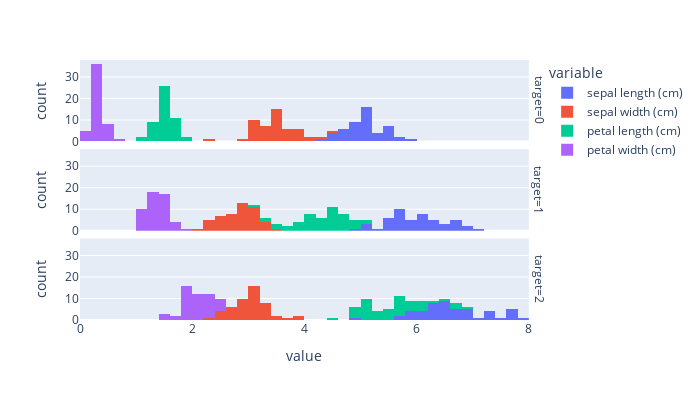

The notebook cell this image was saved under:
### Code cell
px.histogram(cf, cf.columns[:-1] , facet_row="target" , nbins=40 , width =700 , height = 400 , barmode="relative" )

### Figure 1 — Plotly figure (JSON) as saved in the notebook; plotly's stock layout.template omitted (floating-point values rounded to 4 significant figures)
{"data": [{"alignmentgroup": "True", "bingroup": "x", "hovertemplate": "variable=sepal length (cm)<br>target=0<br>value=%{x}<br>count=%{y}<extra></extra>", "legendgroup": "sepal length (cm)", "marker": {"color": "#636efa"}, "name": "sepal length (cm)", "nbinsx": 40, "offsetgroup": "sepal length (cm)", "orientation": "v", "showlegend": true, "type": "histogram", "x": [5.1, 4.9, 4.7, 4.6, 5, 5.4, 4.6, 5, 4.4, 4.9, 5.4, 4.8, 4.8, 4.3, 5.8, 5.7, 5.4, 5.1, 5.7, 5.1, 5.4, 5.1, 4.6, 5.1, 4.8, 5, 5, 5.2, 5.2, 4.7, 4.8, 5.4, 5.2, 5.5, 4.9, 5, 5.5, 4.9, 4.4, 5.1, 5, 4.5, 4.4, 5, 5.1, 4.8, 5.1, 4.6, 5.3, 5], "xaxis": "x3", "yaxis": "y3"}, {"alignmentgroup": "True", "bingroup": "x", "hovertemplate": "variable=sepal length (cm)<br>target=1<br>value=%{x}<br>count=%{y}<extra></extra>", "legendgroup": "sepal length (cm)", "marker": {"color": "#636efa"}, "name": "sepal length (cm)", "nbinsx": 40, "offsetgroup": "sepal length (cm)", "orientation": "v", "showlegend": false, "type": "histogram", "x": [7, 6.4, 6.9, 5.5, 6.5, 5.7, 6.3, 4.9, 6.6, 5.2, 5, 5.9, 6, 6.1, 5.6, 6.7, 5.6, 5.8, 6.2, 5.6, 5.9, 6.1, 6.3, 6.1, 6.4, 6.6, 6.8, 6.7, 6, 5.7, 5.5, 5.5, 5.8, 6, 5.4, 6, 6.7, 6.3, 5.6, 5.5, 5.5, 6.1, 5.8, 5, 5.6, 5.7, 5.7, 6.2, 5.1, 5.7], "xaxis": "x2", "yaxis": "y2"}, {"alignmentgroup": "True", "bingroup": "x", "hovertemplate": "variable=sepal length (cm)<br>target=2<br>value=%{x}<br>count=%{y}<extra></extra>", "legendgroup": "sepal length (cm)", "marker": {"color": "#636efa"}, "name": "sepal length (cm)", "nbinsx": 40, "offsetgroup": "sepal length (cm)", "orientation": "v", "showlegend": false, "type": "histogram", "x": [6.3, 5.8, 7.1, 6.3, 6.5, 7.6, 4.9, 7.3, 6.7, 7.2, 6.5, 6.4, 6.8, 5.7, 5.8, 6.4, 6.5, 7.7, 7.7, 6, 6.9, 5.6, 7.7, 6.3, 6.7, 7.2, 6.2, 6.1, 6.4, 7.2, 7.4, 7.9, 6.4, 6.3, 6.1, 7.7, 6.3, 6.4, 6, 6.9, 6.7, 6.9, 5.8, 6.8, 6.7, 6.7, 6.3, 6.5, 6.2, 5.9], "xaxis": "x", "yaxis": "y"}, {"alignmentgroup": "True", "bingroup": "x", "hovertemplate": "variable=sepal width (cm)<br>target=0<br>value=%{x}<br>count=%{y}<extra></extra>", "legendgroup": "sepal width (cm)", "marker": {"color": "#EF553B"}, "name": "sepal width (cm)", "nbinsx": 40, "offsetgroup": "sepal width (cm)", "orientation": "v", "showlegend": true, "type": "histogram", "x": [3.5, 3, 3.2, 3.1, 3.6, 3.9, 3.4, 3.4, 2.9, 3.1, 3.7, 3.4, 3, 3, 4, 4.4, 3.9, 3.5, 3.8, 3.8, 3.4, 3.7, 3.6, 3.3, 3.4, 3, 3.4, 3.5, 3.4, 3.2, 3.1, 3.4, 4.1, 4.2, 3.1, 3.2, 3.5, 3.6, 3, 3.4, 3.5, 2.3, 3.2, 3.5, 3.8, 3, 3.8, 3.2, 3.7, 3.3], "xaxis": "x3", "yaxis": "y3"}, {"alignmentgroup": "True", "bingroup": "x", "hovertemplate": "variable=sepal width (cm)<br>target=1<br>value=%{x}<br>count=%{y}<extra></extra>", "legendgroup": "sepal width (cm)", "marker": {"color": "#EF553B"}, "name": "sepal width (cm)", "nbinsx": 40, "offsetgroup": "sepal width (cm)", "orientation": "v", "showlegend": false, "type": "histogram", "x": [3.2, 3.2, 3.1, 2.3, 2.8, 2.8, 3.3, 2.4, 2.9, 2.7, 2, 3, 2.2, 2.9, 2.9, 3.1, 3, 2.7, 2.2, 2.5, 3.2, 2.8, 2.5, 2.8, 2.9, 3, 2.8, 3, 2.9, 2.6, 2.4, 2.4, 2.7, 2.7, 3, 3.4, 3.1, 2.3, 3, 2.5, 2.6, 3, 2.6, 2.3, 2.7, 3, 2.9, 2.9, 2.5, 2.8], "xaxis": "x2", "yaxis": "y2"}, {"alignmentgroup": "True", "bingroup": "x", "hovertemplate": "variable=sepal width (cm)<br>target=2<br>value=%{x}<br>count=%{y}<extra></extra>", "legendgroup": "sepal width (cm)", "marker": {"color": "#EF553B"}, "name": "sepal width (cm)", "nbinsx": 40, "offsetgroup": "sepal width (cm)", "orientation": "v", "showlegend": false, "type": "histogram", "x": [3.3, 2.7, 3, 2.9, 3, 3, 2.5, 2.9, 2.5, 3.6, 3.2, 2.7, 3, 2.5, 2.8, 3.2, 3, 3.8, 2.6, 2.2, 3.2, 2.8, 2.8, 2.7, 3.3, 3.2, 2.8, 3, 2.8, 3, 2.8, 3.8, 2.8, 2.8, 2.6, 3, 3.4, 3.1, 3, 3.1, 3.1, 3.1, 2.7, 3.2, 3.3, 3, 2.5, 3, 3.4, 3], "xaxis": "x", "yaxis": "y"}, {"alignmentgroup": "True", "bingroup": "x", "hovertemplate": "variable=petal length (cm)<br>target=0<br>value=%{x}<br>count=%{y}<extra></extra>", "legendgroup": "petal length (cm)", "marker": {"color": "#00cc96"}, "name": "petal length (cm)", "nbinsx": 40, "offsetgroup": "petal length (cm)", "orientation": "v", "showlegend": true, "type": "histogram", "x": [1.4, 1.4, 1.3, 1.5, 1.4, 1.7, 1.4, 1.5, 1.4, 1.5, 1.5, 1.6, 1.4, 1.1, 1.2, 1.5, 1.3, 1.4, 1.7, 1.5, 1.7, 1.5, 1, 1.7, 1.9, 1.6, 1.6, 1.5, 1.4, 1.6, 1.6, 1.5, 1.5, 1.4, 1.5, 1.2, 1.3, 1.4, 1.3, 1.5, 1.3, 1.3, 1.3, 1.6, 1.9, 1.4, 1.6, 1.4, 1.5, 1.4], "xaxis": "x3", "yaxis": "y3"}, {"alignmentgroup": "True", "bingroup": "x", "hovertemplate": "variable=petal length (cm)<br>target=1<br>value=%{x}<br>count=%{y}<extra></extra>", "legendgroup": "petal length (cm)", "marker": {"color": "#00cc96"}, "name": "petal length (cm)", "nbinsx": 40, "offsetgroup": "petal length (cm)", "orientation": "v", "showlegend": false, "type": "histogram", "x": [4.7, 4.5, 4.9, 4, 4.6, 4.5, 4.7, 3.3, 4.6, 3.9, 3.5, 4.2, 4, 4.7, 3.6, 4.4, 4.5, 4.1, 4.5, 3.9, 4.8, 4, 4.9, 4.7, 4.3, 4.4, 4.8, 5, 4.5, 3.5, 3.8, 3.7, 3.9, 5.1, 4.5, 4.5, 4.7, 4.4, 4.1, 4, 4.4, 4.6, 4, 3.3, 4.2, 4.2, 4.2, 4.3, 3, 4.1], "xaxis": "x2", "yaxis": "y2"}, {"alignmentgroup": "True", "bingroup": "x", "hovertemplate": "variable=petal length (cm)<br>target=2<br>value=%{x}<br>count=%{y}<extra></extra>", "legendgroup": "petal length (cm)", "marker": {"color": "#00cc96"}, "name": "petal length (cm)", "nbinsx": 40, "offsetgroup": "petal length (cm)", "orientation": "v", "showlegend": false, "type": "histogram", "x": [6, 5.1, 5.9, 5.6, 5.8, 6.6, 4.5, 6.3, 5.8, 6.1, 5.1, 5.3, 5.5, 5, 5.1, 5.3, 5.5, 6.7, 6.9, 5, 5.7, 4.9, 6.7, 4.9, 5.7, 6, 4.8, 4.9, 5.6, 5.8, 6.1, 6.4, 5.6, 5.1, 5.6, 6.1, 5.6, 5.5, 4.8, 5.4, 5.6, 5.1, 5.1, 5.9, 5.7, 5.2, 5, 5.2, 5.4, 5.1], "xaxis": "x", "yaxis": "y"}, {"alignmentgroup": "True", "bingroup": "x", "hovertemplate": "variable=petal width (cm)<br>target=0<br>value=%{x}<br>count=%{y}<extra></extra>", "legendgroup": "petal width (cm)", "marker": {"color": "#ab63fa"}, "name": "petal width (cm)", "nbinsx": 40, "offsetgroup": "petal width (cm)", "orientation": "v", "showlegend": true, "type": "histogram", "x": [0.2, 0.2, 0.2, 0.2, 0.2, 0.4, 0.3, 0.2, 0.2, 0.1, 0.2, 0.2, 0.1, 0.1, 0.2, 0.4, 0.4, 0.3, 0.3, 0.3, 0.2, 0.4, 0.2, 0.5, 0.2, 0.2, 0.4, 0.2, 0.2, 0.2, 0.2, 0.4, 0.1, 0.2, 0.2, 0.2, 0.2, 0.1, 0.2, 0.2, 0.3, 0.3, 0.2, 0.6, 0.4, 0.3, 0.2, 0.2, 0.2, 0.2], "xaxis": "x3", "yaxis": "y3"}, {"alignmentgroup": "True", "bingroup": "x", "hovertemplate": "variable=petal width (cm)<br>target=1<br>value=%{x}<br>count=%{y}<extra></extra>", "legendgroup": "petal width (cm)", "marker": {"color": "#ab63fa"}, "name": "petal width (cm)", "nbinsx": 40, "offsetgroup": "petal width (cm)", "orientation": "v", "showlegend": false, "type": "histogram", "x": [1.4, 1.5, 1.5, 1.3, 1.5, 1.3, 1.6, 1, 1.3, 1.4, 1, 1.5, 1, 1.4, 1.3, 1.4, 1.5, 1, 1.5, 1.1, 1.8, 1.3, 1.5, 1.2, 1.3, 1.4, 1.4, 1.7, 1.5, 1, 1.1, 1, 1.2, 1.6, 1.5, 1.6, 1.5, 1.3, 1.3, 1.3, 1.2, 1.4, 1.2, 1, 1.3, 1.2, 1.3, 1.3, 1.1, 1.3], "xaxis": "x2", "yaxis": "y2"}, {"alignmentgroup": "True", "bingroup": "x", "hovertemplate": "variable=petal width (cm)<br>target=2<br>value=%{x}<br>count=%{y}<extra></extra>", "legendgroup": "petal width (cm)", "marker": {"color": "#ab63fa"}, "name": "petal width (cm)", "nbinsx": 40, "offsetgroup": "petal width (cm)", "orientation": "v", "showlegend": false, "type": "histogram", "x": [2.5, 1.9, 2.1, 1.8, 2.2, 2.1, 1.7, 1.8, 1.8, 2.5, 2, 1.9, 2.1, 2, 2.4, 2.3, 1.8, 2.2, 2.3, 1.5, 2.3, 2, 2, 1.8, 2.1, 1.8, 1.8, 1.8, 2.1, 1.6, 1.9, 2, 2.2, 1.5, 1.4, 2.3, 2.4, 1.8, 1.8, 2.1, 2.4, 2.3, 1.9, 2.3, 2.5, 2.3, 1.9, 2, 2.3, 1.8], "xaxis": "x", "yaxis": "y"}], "layout": {"annotations": [{"font": {}, "showarrow": false, "text": "target=2", "textangle": 90, "x": 0.98, "xanchor": "left", "xref": "paper", "y": 0.1567, "yanchor": "middle", "yref": "paper"}, {"font": {}, "showarrow": false, "text": "target=1", "textangle": 90, "x": 0.98, "xanchor": "left", "xref": "paper", "y": 0.5, "yanchor": "middle", "yref": "paper"}, {"font": {}, "showarrow": false, "text": "target=0", "textangle": 90, "x": 0.98, "xanchor": "left", "xref": "paper", "y": 0.8433, "yanchor": "middle", "yref": "paper"}], "barmode": "relative", "height": 400, "legend": {"title": {"text": "variable"}, "tracegroupgap": 0}, "margin": {"t": 60}, "width": 700, "xaxis": {"anchor": "y", "domain": [0, 0.98], "title": {"text": "value"}}, "xaxis2": {"anchor": "y2", "domain": [0, 0.98], "matches": "x", "showticklabels": false}, "xaxis3": {"anchor": "y3", "domain": [0, 0.98], "matches": "x", "showticklabels": false}, "yaxis": {"anchor": "x", "domain": [0, 0.3133], "title": {"text": "count"}}, "yaxis2": {"anchor": "x2", "domain": [0.3433, 0.6567], "matches": "y", "title": {"text": "count"}}, "yaxis3": {"anchor": "x3", "domain": [0.6867, 1.0], "matches": "y", "title": {"text": "count"}}}}
